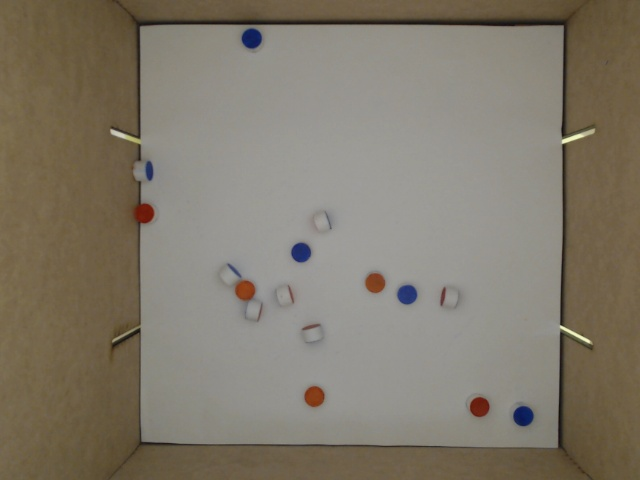
#> input picture foto_cilindros.jpeg, 640 x 480 px
$ python -i cilindro2.py   (imports and definitions only)
#> lines starting #> are read from the running program, lines starting #| are printed output that depends on the picture; after the words box and inside, x2 and y2 are one past the last pixel; in counts of white or black regions, pixels touching at a corner belong together
#> further down, picture is the input picture: shape (480, 640, 3); mean B, G, R 107.2, 121.3, 128.9
import serial
import numpy as np
import imutils
import cv2
import time

lower = {'red': (0, 50, 70),
         'green': (36, 0, 0),
         'blue': (90, 50, 70)}

upper = {'red': (9, 255, 255),
         'green': (89, 255, 255),
         'blue': (128, 255, 255)}

colors = {'red': (0, 0, 255),
          'green': (0, 255, 0),
          'blue': (255, 0, 0)}

cilindros = {'red': [True, 0, 0], 'green': [True, 0, 0], 'blue': [True, 0, 0]}

# [1 line not run here, left out]

def saida(key):
    print(str(key).title() + "---> " + "F: " + str(cilindros[key][1]) + " L: " + str(cilindros[key][2]) + " P: " + str((cilindros[key][2]/(cilindros[key][1] + cilindros[key][2]))))

def foto():
    _, frame = camera.read()
    # frame = imutils.resize(frame, width=600)

    return frame

def analisar(frame):
    hsv = cv2.cvtColor(frame, cv2.COLOR_BGR2HSV)
#> hsv: shape (480, 640, 3); mean H, S, V 22.6, 50.6, 129.3
    for key, value in upper.items():
        if cilindros[key][0]:
            kernel = np.ones((9, 9), np.uint8)
            mask = cv2.inRange(hsv, lower[key], upper[key])
            mask = cv2.morphologyEx(mask, cv2.MORPH_OPEN, kernel)
            mask = cv2.morphologyEx(mask, cv2.MORPH_CLOSE, kernel)

            cnts = cv2.findContours(mask.copy(), cv2.RETR_EXTERNAL,
                                    cv2.CHAIN_APPROX_SIMPLE)[-2]
            center = None

            if len(cnts) > 0:
                c = max(cnts, key=cv2.contourArea)
                ((x, y), radius) = cv2.minEnclosingCircle(c)
                M = cv2.moments(c)
                center = (int(M["m10"] / M["m00"]), int(M["m01"] / M["m00"]))

                if radius > 0.5:
                    cilindros[key][1] += 1
                    cv2.circle(frame, (int(x), int(y)),
                            int(radius), colors[key], 2)
                    cv2.putText(frame, key + " face", (int(x-radius), int(y - radius)),
                                cv2.FONT_HERSHEY_SIMPLEX, 0.6, colors[key], 2)
                else:
                    cilindros[key][2] += 1
            else:
                cilindros[key][2] += 1

            saida(key)
#> this loop made 3 passes
#> (x, y, radius, center) on passes 1, 3: (144.3, 213.3, 10.7, (144, 213)), (251.4, 38.11, 10.43, (251, 37))
#> pass 1, in analisar, `mask = cv2.inRange(hsv, lower[key], upper[key])`:
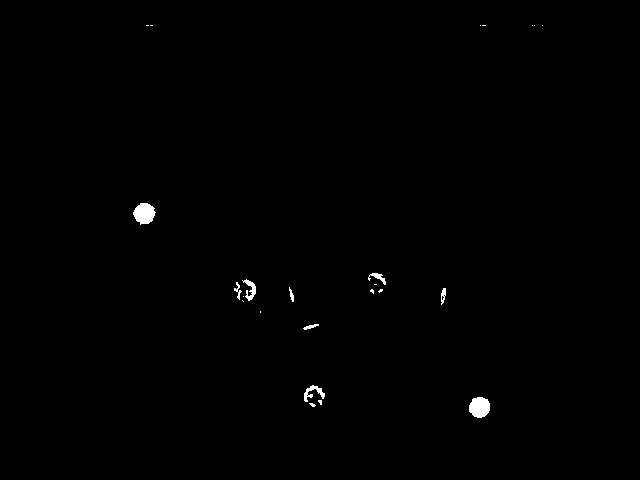
#> mask: shape (480, 640); 0.43% white; 24 white regions (15 under 20 px), largest, box (x1, y1, x2, y2) and area: (133, 203, 156, 225) 359, (469, 397, 490, 418) 350, (304, 385, 325, 402) 143
#> pass 1, in analisar, `mask = cv2.morphologyEx(mask, cv2.MORPH_OPEN, kernel)`:
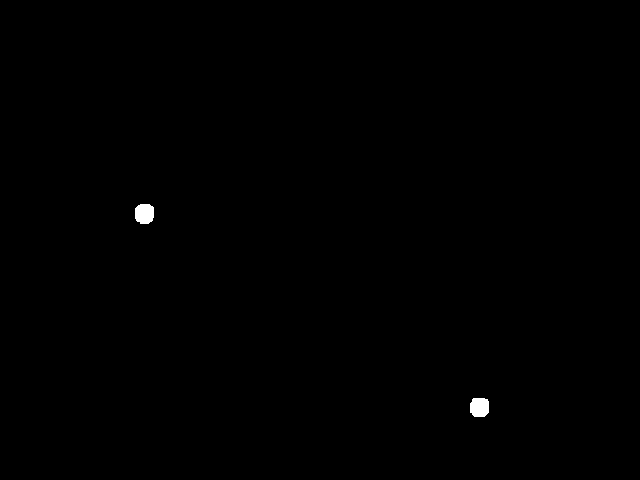
#> mask: shape (480, 640); 0.21% white; 2 white regions, box (x1, y1, x2, y2) and area: (135, 204, 154, 224) 333, (470, 398, 489, 417) 324
#> pass 2, in analisar, `mask = cv2.inRange(hsv, lower[key], upper[key])`:
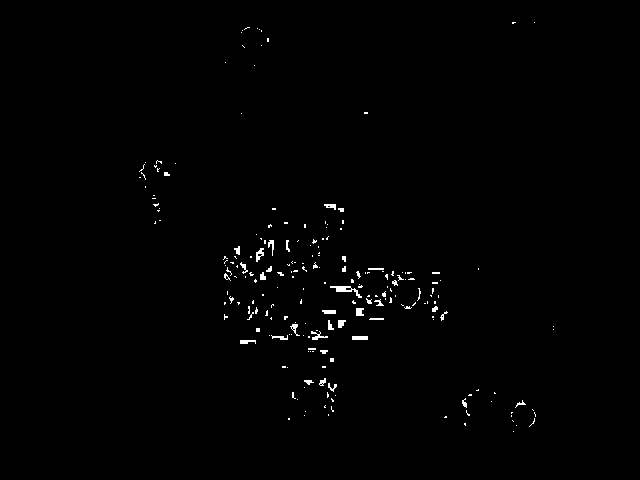
#> mask: shape (480, 640); 0.76% white in thin lines or dots, all inside (x1, y1, x2, y2) = (139, 22, 554, 432)
#> after the loop:
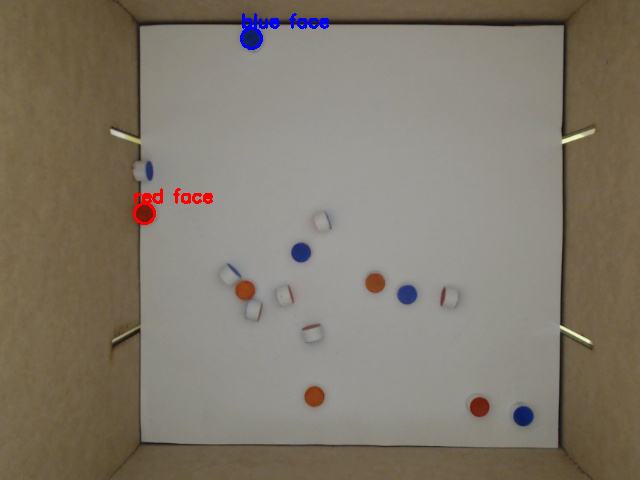
#> frame: shape (480, 640, 3); 0.49% of pixels changed, all inside (x1, y1, x2, y2) = (133, 13, 329, 225)
#> after the loop, cilindros = {'red': [True, 1, 0], 'green': [True, 0, 1], 'blue': [True, 1, 0]}

    cv2.imshow("Frame", frame)
    #cv2.waitKey(2000)
    cv2.waitKey(16)

#arduino = serial.Serial('COM1', 9600)

#arduino.write(b'a') #comecar
# [13 lines not run here, left out]


'''
color_dict_HSV = {'black': [[180, 255, 30], [0, 0, 0]],
              'white': [[180, 18, 255], [0, 0, 231]],
              'red1': [[180, 255, 255], [159, 50, 70]],
              'red2': [[9, 255, 255], [0, 50, 70]],
              'green': [[89, 255, 255], [36, 50, 70]],
              'blue': [[128, 255, 255], [90, 50, 70]],
              'yellow': [[35, 255, 255], [25, 50, 70]],
              'purple': [[158, 255, 255], [129, 50, 70]],
              'orange': [[24, 255, 255], [10, 50, 70]],
              'gray': [[180, 18, 230], [0, 0, 40]]}
'''

>>> import cv2
>>> picture = cv2.imread('../foto_cilindros.jpeg')
>>> result = analisar(picture)

$ run again, on foto_reconhecimento.png
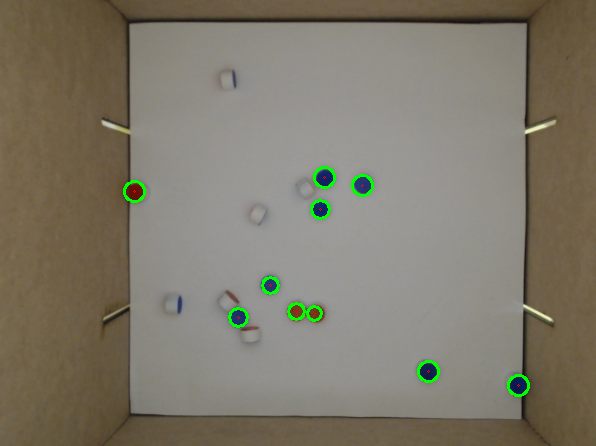
#> input picture foto_reconhecimento.png, 596 x 446 px
#> picture is the input picture: shape (446, 596, 3); mean B, G, R 106.8, 121.2, 126.6
#> hsv: shape (446, 596, 3); mean H, S, V 23, 49.3, 128.7
#> the loop in analisar, `for key, value in upper.items():` made 3 passes
#> (x, y, radius) on pass 1: (134, 191, 8.06)
#> pass 1, in analisar, `mask = cv2.inRange(hsv, lower[key], upper[key])`:
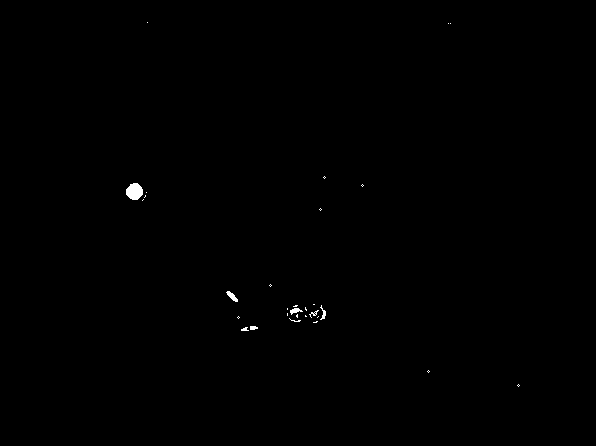
#> mask: shape (446, 596); 0.2% white; 30 white regions (23 under 20 px), largest, box (x1, y1, x2, y2) and area: (126, 183, 143, 200) 221, (226, 291, 238, 302) 60, (290, 308, 303, 315) 47
#> after the loop in analisar, `for key, value in upper.items():`:
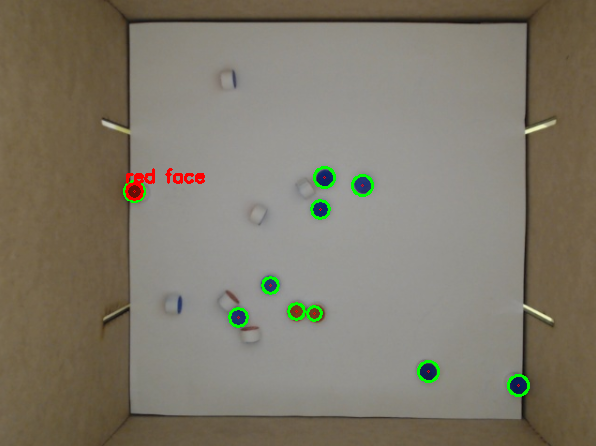
#> frame: shape (446, 596, 3); 0.26% of pixels changed, all inside (x1, y1, x2, y2) = (125, 168, 205, 201)
#> after the loop in analisar, `for key, value in upper.items():`: cilindros = {'red': [True, 1, 0], 'green': [True, 0, 1], 'blue': [True, 0, 1]}
